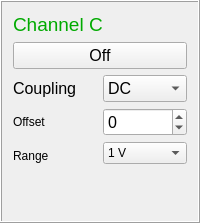
          <widget class="QFrame" name="frame_16">
           <property name="minimumSize">
            <size>
             <width>190</width>
             <height>140</height>
            </size>
           </property>
           <property name="frameShape">
            <enum>QFrame::Box</enum>
           </property>
           <property name="frameShadow">
            <enum>QFrame::Raised</enum>
           </property>
           <layout class="QGridLayout" name="gridLayout_7">
            <item row="0" column="0">
             <widget class="QLabel" name="label_25">
              <property name="text">
               <string>&lt;html&gt;&lt;head/&gt;&lt;body&gt;&lt;p&gt;&lt;span style=&quot; font-size:14pt; color:#00aa00;&quot;&gt;Channel C&lt;/span&gt;&lt;/p&gt;&lt;/body&gt;&lt;/html&gt;</string>
              </property>
             </widget>
            </item>
            <item row="1" column="0">
             <widget class="QPushButton" name="ChannelCButton">
              <property name="font">
               <font>
                <pointsize>12</pointsize>
                <weight>50</weight>
                <bold>false</bold>
               </font>
              </property>
              <property name="text">
               <string>Off</string>
              </property>
             </widget>
            </item>
            <item row="2" column="0">
             <layout class="QHBoxLayout" name="horizontalLayout_7">
              <property name="sizeConstraint">
               <enum>QLayout::SetMinimumSize</enum>
              </property>
              <property name="leftMargin">
               <number>0</number>
              </property>
              <item>
               <layout class="QVBoxLayout" name="verticalLayout_19">
                <item>
                 <widget class="QLabel" name="label_26">
                  <property name="minimumSize">
                   <size>
                    <width>65</width>
                    <height>20</height>
                   </size>
                  </property>
                  <property name="font">
                   <font>
                    <pointsize>12</pointsize>
                    <weight>50</weight>
                    <bold>false</bold>
                   </font>
                  </property>
                  <property name="toolTip">
                   <string>Time between two divisons</string>
                  </property>
                  <property name="text">
                   <string>&lt;html&gt;&lt;head/&gt;&lt;body&gt;&lt;p&gt;Coupling&lt;/p&gt;&lt;/body&gt;&lt;/html&gt;</string>
                  </property>
                 </widget>
                </item>
                <item>
                 <widget class="QLabel" name="label_27">
                  <property name="minimumSize">
                   <size>
                    <width>65</width>
                    <height>20</height>
                   </size>
                  </property>
                  <property name="toolTip">
                   <string>Time between two divisons</string>
                  </property>
                  <property name="text">
                   <string>&lt;html&gt;&lt;head/&gt;&lt;body&gt;&lt;p&gt;Offset&lt;/p&gt;&lt;/body&gt;&lt;/html&gt;</string>
                  </property>
                 </widget>
                </item>
                <item>
                 <widget class="QLabel" name="label_24">
                  <property name="text">
                   <string>Range</string>
                  </property>
                 </widget>
                </item>
               </layout>
              </item>
              <item>
               <layout class="QVBoxLayout" name="verticalLayout_20">
                <item>
                 <widget class="QComboBox" name="ChannelCCouplingComboBox">
                  <property name="minimumSize">
                   <size>
                    <width>45</width>
                    <height>25</height>
                   </size>
                  </property>
                  <property name="font">
                   <font>
                    <pointsize>12</pointsize>
                    <weight>50</weight>
                    <bold>false</bold>
                   </font>
                  </property>
                  <item>
                   <property name="text">
                    <string>DC</string>
                   </property>
                  </item>
                  <item>
                   <property name="text">
                    <string>AC</string>
                   </property>
                  </item>
                 </widget>
                </item>
                <item>
                 <widget class="QSpinBox" name="ChannelCOffsetSpinBox">
                  <property name="minimumSize">
                   <size>
                    <width>45</width>
                    <height>0</height>
                   </size>
                  </property>
                  <property name="font">
                   <font>
                    <pointsize>12</pointsize>
                    <weight>50</weight>
                    <bold>false</bold>
                   </font>
                  </property>
                  <property name="toolTip">
                   <string>Time between two divisons</string>
                  </property>
                  <property name="minimum">
                   <number>-20000</number>
                  </property>
                  <property name="maximum">
                   <number>20000</number>
                  </property>
                  <property name="singleStep">
                   <number>100</number>
                  </property>
                 </widget>
                </item>
                <item>
                 <widget class="QComboBox" name="ChCRangeBox">
                  <property name="currentText">
                   <string>1 V</string>
                  </property>
                  <property name="currentIndex">
                   <number>6</number>
                  </property>
                  <item>
                   <property name="text">
                    <string>10 mV</string>
                   </property>
                  </item>
                  <item>
                   <property name="text">
                    <string>20 mV</string>
                   </property>
                  </item>
                  <item>
                   <property name="text">
                    <string>50 mV</string>
                   </property>
                  </item>
                  <item>
                   <property name="text">
                    <string>100 mV</string>
                   </property>
                  </item>
                  <item>
                   <property name="text">
                    <string>200 mV</string>
                   </property>
                  </item>
                  <item>
                   <property name="text">
                    <string>500 mV</string>
                   </property>
                  </item>
                  <item>
                   <property name="text">
                    <string>1 V</string>
                   </property>
                  </item>
                  <item>
                   <property name="text">
                    <string>2 V</string>
                   </property>
                  </item>
                  <item>
                   <property name="text">
                    <string>5 V</string>
                   </property>
                  </item>
                  <item>
                   <property name="text">
                    <string>10 V</string>
                   </property>
                  </item>
                  <item>
                   <property name="text">
                    <string>20 V</string>
                   </property>
                  </item>
                  <item>
                   <property name="text">
                    <string>50 V</string>
                   </property>
                  </item>
                 </widget>
                </item>
                <item>
                 <widget class="QFrame" name="frame_21">
                  <property name="frameShape">
                   <enum>QFrame::StyledPanel</enum>
                  </property>
                  <property name="frameShadow">
                   <enum>QFrame::Raised</enum>
                  </property>
                 </widget>
                </item>
               </layout>
              </item>
             </layout>
            </item>
            <item row="3" column="0">
             <spacer name="verticalSpacer_3">
              <property name="orientation">
               <enum>Qt::Vertical</enum>
              </property>
              <property name="sizeHint" stdset="0">
               <size>
                <width>20</width>
                <height>40</height>
               </size>
              </property>
             </spacer>
            </item>
           </layout>
          </widget>
